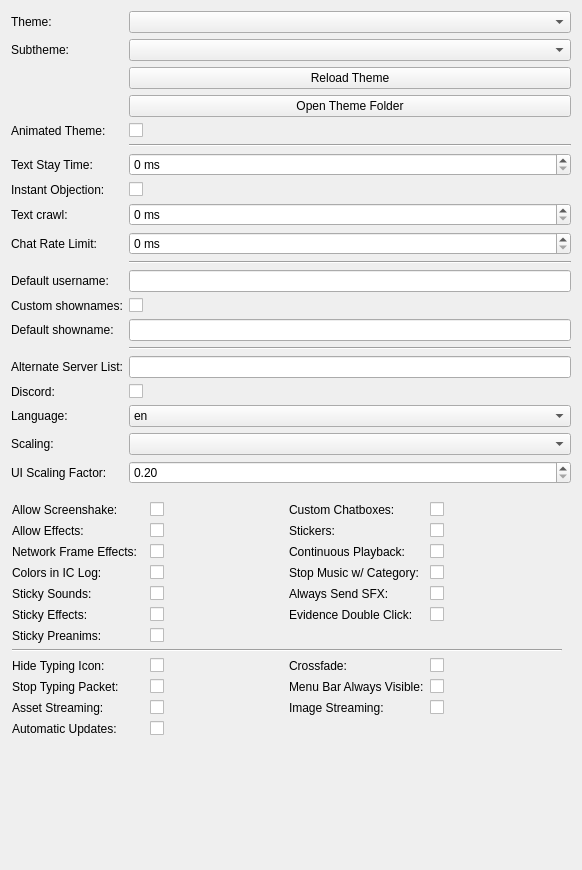
         <widget class="QWidget" name="form_layout_widget">
          <property name="geometry">
           <rect>
            <x>0</x>
            <y>0</y>
            <width>582</width>
            <height>870</height>
           </rect>
          </property>
          <layout class="QFormLayout" name="formLayout">
           <item row="0" column="0">
            <widget class="QLabel" name="theme_label">
             <property name="toolTip">
              <string>Sets the theme used in-game. If the new theme changes the lobby's look as well, you'll need to reload the Lobby for the changes to take effect, such as by joining a server and leaving it.</string>
             </property>
             <property name="text">
              <string>Theme:</string>
             </property>
            </widget>
           </item>
           <item row="0" column="1">
            <widget class="QComboBox" name="theme_combobox"/>
           </item>
           <item row="1" column="0">
            <widget class="QLabel" name="subtheme_label">
             <property name="toolTip">
              <string>Sets a 'subtheme', which will stack on top of the current theme and replace anything it can. Keep it at 'server' to let the server decide. Keep it at 'default' to keep it unchanging.</string>
             </property>
             <property name="text">
              <string>Subtheme:</string>
             </property>
            </widget>
           </item>
           <item row="1" column="1">
            <widget class="QComboBox" name="subtheme_combobox"/>
           </item>
           <item row="2" column="1">
            <widget class="QPushButton" name="theme_reload_button">
             <property name="toolTip">
              <string>Refresh the theme and update all of the ui elements to match.</string>
             </property>
             <property name="text">
              <string>Reload Theme</string>
             </property>
            </widget>
           </item>
           <item row="3" column="1">
            <widget class="QPushButton" name="theme_folder_button">
             <property name="toolTip">
              <string>Open the theme folder of the currently selected theme.</string>
             </property>
             <property name="text">
              <string>Open Theme Folder</string>
             </property>
            </widget>
           </item>
           <item row="4" column="0">
            <widget class="QLabel" name="animated_theme_lbl">
             <property name="toolTip">
              <string>If ticked, themes will be allowed to have animated elements.</string>
             </property>
             <property name="text">
              <string>Animated Theme:</string>
             </property>
            </widget>
           </item>
           <item row="4" column="1">
            <widget class="QCheckBox" name="animated_theme_cb">
             <property name="text">
              <string/>
             </property>
            </widget>
           </item>
           <item row="5" column="1">
            <widget class="QFrame" name="theme_log_divider">
             <property name="frameShape">
              <enum>QFrame::Shape::HLine</enum>
             </property>
             <property name="frameShadow">
              <enum>QFrame::Shadow::Sunken</enum>
             </property>
            </widget>
           </item>
           <item row="6" column="0">
            <widget class="QLabel" name="stay_time_lbl">
             <property name="toolTip">
              <string>Minimum amount of time (in miliseconds) an IC message must stay on screen before the next IC message is shown, acting as a 'queue'. Set to 0 to disable this behavior.</string>
             </property>
             <property name="text">
              <string>Text Stay Time:</string>
             </property>
            </widget>
           </item>
           <item row="6" column="1">
            <widget class="QSpinBox" name="stay_time_spinbox">
             <property name="suffix">
              <string> ms</string>
             </property>
             <property name="maximum">
              <number>10000</number>
             </property>
            </widget>
           </item>
           <item row="7" column="0">
            <widget class="QLabel" name="instant_objection_lbl">
             <property name="text">
              <string>Instant Objection:</string>
             </property>
            </widget>
           </item>
           <item row="7" column="1">
            <widget class="QCheckBox" name="instant_objection_cb">
             <property name="text">
              <string/>
             </property>
            </widget>
           </item>
           <item row="8" column="0">
            <widget class="QLabel" name="text_crawl_lbl">
             <property name="toolTip">
              <string>Amount of time (in miliseconds) spent on each letter when the in-character text is being displayed.</string>
             </property>
             <property name="text">
              <string>Text crawl:</string>
             </property>
            </widget>
           </item>
           <item row="8" column="1">
            <widget class="QSpinBox" name="text_crawl_spinbox">
             <property name="suffix">
              <string> ms</string>
             </property>
             <property name="maximum">
              <number>500</number>
             </property>
            </widget>
           </item>
           <item row="9" column="0">
            <widget class="QLabel" name="chat_ratelimit_lbl">
             <property name="text">
              <string>Chat Rate Limit:</string>
             </property>
             <property name="textFormat">
              <enum>Qt::TextFormat::AutoText</enum>
             </property>
            </widget>
           </item>
           <item row="9" column="1">
            <widget class="QSpinBox" name="chat_ratelimit_spinbox">
             <property name="suffix">
              <string> ms</string>
             </property>
             <property name="maximum">
              <number>5000</number>
             </property>
            </widget>
           </item>
           <item row="10" column="1">
            <widget class="QFrame" name="log_names_divider">
             <property name="frameShape">
              <enum>QFrame::Shape::HLine</enum>
             </property>
             <property name="frameShadow">
              <enum>QFrame::Shadow::Sunken</enum>
             </property>
            </widget>
           </item>
           <item row="11" column="0">
            <widget class="QLabel" name="username_lbl">
             <property name="toolTip">
              <string>Your OOC name will be automatically set to this value when you join a server.</string>
             </property>
             <property name="text">
              <string>Default username:</string>
             </property>
            </widget>
           </item>
           <item row="11" column="1">
            <widget class="QLineEdit" name="username_textbox">
             <property name="maxLength">
              <number>30</number>
             </property>
            </widget>
           </item>
           <item row="12" column="0">
            <widget class="QLabel" name="showname_lbl">
             <property name="toolTip">
              <string>Gives the default value for the in-game 'Custom shownames' tickbox, which in turn determines whether the client should display custom in-character names.</string>
             </property>
             <property name="text">
              <string>Custom shownames:</string>
             </property>
            </widget>
           </item>
           <item row="12" column="1">
            <widget class="QCheckBox" name="showname_cb">
             <property name="text">
              <string/>
             </property>
            </widget>
           </item>
           <item row="13" column="0">
            <widget class="QLabel" name="default_showname_lbl">
             <property name="toolTip">
              <string>Your showname will be automatically set to this value when you join a server.</string>
             </property>
             <property name="text">
              <string>Default showname:</string>
             </property>
            </widget>
           </item>
           <item row="13" column="1">
            <widget class="QLineEdit" name="default_showname_textbox"/>
           </item>
           <item row="14" column="1">
            <widget class="QFrame" name="net_divider">
             <property name="frameShape">
              <enum>QFrame::Shape::HLine</enum>
             </property>
             <property name="frameShadow">
              <enum>QFrame::Shadow::Sunken</enum>
             </property>
            </widget>
           </item>
           <item row="15" column="0">
            <widget class="QLabel" name="ms_lbl">
             <property name="toolTip">
              <string>Overrides the base URL to retrieve server information from.</string>
             </property>
             <property name="text">
              <string>Alternate Server List:</string>
             </property>
            </widget>
           </item>
           <item row="15" column="1">
            <widget class="QLineEdit" name="ms_textbox"/>
           </item>
           <item row="16" column="0">
            <widget class="QLabel" name="discord_lbl">
             <property name="toolTip">
              <string>Allows others on Discord to see what server you are in, what character are you playing, and how long you have been playing for.</string>
             </property>
             <property name="text">
              <string>Discord:</string>
             </property>
            </widget>
           </item>
           <item row="16" column="1">
            <widget class="QCheckBox" name="discord_cb">
             <property name="text">
              <string/>
             </property>
            </widget>
           </item>
           <item row="17" column="0">
            <widget class="QLabel" name="language_label">
             <property name="toolTip">
              <string>Sets the language if you don't want to use your system language.</string>
             </property>
             <property name="text">
              <string>Language:</string>
             </property>
            </widget>
           </item>
           <item row="17" column="1">
            <widget class="QComboBox" name="language_combobox">
             <item>
              <property name="text">
               <string>en</string>
              </property>
             </item>
             <item>
              <property name="text">
               <string>de</string>
              </property>
             </item>
             <item>
              <property name="text">
               <string>es</string>
              </property>
             </item>
             <item>
              <property name="text">
               <string>pt</string>
              </property>
             </item>
             <item>
              <property name="text">
               <string>pl</string>
              </property>
             </item>
             <item>
              <property name="text">
               <string>jp</string>
              </property>
             </item>
             <item>
              <property name="text">
               <string>ru</string>
              </property>
             </item>
            </widget>
           </item>
           <item row="18" column="0">
            <widget class="QLabel" name="scaling_label">
             <property name="toolTip">
              <string>Sets the default scaling method, if there is not one already defined specifically for the character.</string>
             </property>
             <property name="text">
              <string>Scaling:</string>
             </property>
            </widget>
           </item>
           <item row="18" column="1">
            <widget class="QComboBox" name="scaling_combobox">
             <property name="contextMenuPolicy">
              <enum>Qt::ContextMenuPolicy::CustomContextMenu</enum>
             </property>
            </widget>
           </item>
           <item row="20" column="0" colspan="2">
            <spacer name="verticalSpacer_3">
             <property name="orientation">
              <enum>Qt::Orientation::Vertical</enum>
             </property>
             <property name="sizeType">
              <enum>QSizePolicy::Policy::Fixed</enum>
             </property>
             <property name="sizeHint" stdset="0">
              <size>
               <width>20</width>
               <height>5</height>
              </size>
             </property>
            </spacer>
           </item>
           <item row="21" column="0" colspan="2">
            <widget class="QWidget" name="gridWidget" native="true">
             <layout class="QGridLayout" name="checkboxLayout">
              <property name="sizeConstraint">
               <enum>QLayout::SizeConstraint::SetDefaultConstraint</enum>
              </property>
              <property name="leftMargin">
               <number>1</number>
              </property>
              <property name="topMargin">
               <number>1</number>
              </property>
              <item row="2" column="1">
               <widget class="QCheckBox" name="framenetwork_cb">
                <property name="text">
                 <string/>
                </property>
               </widget>
              </item>
              <item row="5" column="3">
               <widget class="QCheckBox" name="evidence_double_click_cb">
                <property name="text">
                 <string/>
                </property>
               </widget>
              </item>
              <item row="4" column="0">
               <widget class="QLabel" name="stickysounds_lbl">
                <property name="toolTip">
                 <string>Turn this on to prevent the sound dropdown from clearing the sound after playing it.</string>
                </property>
                <property name="text">
                 <string>Sticky Sounds:</string>
                </property>
               </widget>
              </item>
              <item row="9" column="2">
               <widget class="QLabel" name="menu_bar_visible_btn_lbl">
                <property name="toolTip">
                 <string>If checked, the menu bar will always stay visible.</string>
                </property>
                <property name="text">
                 <string>Menu Bar Always Visible:</string>
                </property>
               </widget>
              </item>
              <item row="11" column="0">
               <widget class="QLabel" name="auto_updates_lbl">
                <property name="toolTip">
                 <string>Whether to enable automatic updates for the program.</string>
                </property>
                <property name="text">
                 <string>Automatic Updates:</string>
                </property>
               </widget>
              </item>
              <item row="2" column="3">
               <widget class="QCheckBox" name="continuous_cb">
                <property name="text">
                 <string/>
                </property>
               </widget>
              </item>
              <item row="8" column="0">
               <widget class="QLabel" name="hide_typing_lbl">
                <property name="toolTip">
                 <string>Hides the Typing Icon. You won't see others typing, but they will still see you.</string>
                </property>
                <property name="text">
                 <string>Hide Typing Icon:</string>
                </property>
               </widget>
              </item>
              <item row="7" column="0" colspan="4">
               <widget class="Line" name="line">
                <property name="orientation">
                 <enum>Qt::Orientation::Horizontal</enum>
                </property>
               </widget>
              </item>
              <item row="10" column="3">
               <widget class="QCheckBox" name="image_streaming_cb">
                <property name="text">
                 <string/>
                </property>
               </widget>
              </item>
              <item row="9" column="1">
               <widget class="QCheckBox" name="stop_typing_cb">
                <property name="text">
                 <string/>
                </property>
               </widget>
              </item>
              <item row="0" column="3">
               <widget class="QCheckBox" name="customchat_cb">
                <property name="text">
                 <string/>
                </property>
               </widget>
              </item>
              <item row="8" column="2">
               <widget class="QLabel" name="crossfade_lbl">
                <property name="toolTip">
                 <string>Disabling this will turn off the crossfade between sprites.</string>
                </property>
                <property name="text">
                 <string>Crossfade:</string>
                </property>
               </widget>
              </item>
              <item row="3" column="3">
               <widget class="QCheckBox" name="category_stop_cb">
                <property name="text">
                 <string/>
                </property>
               </widget>
              </item>
              <item row="0" column="0">
               <widget class="QLabel" name="shake_lbl">
                <property name="toolTip">
                 <string>Allows screenshaking. Disable this if you have concerns or issues with photosensitivity and/or seizures.</string>
                </property>
                <property name="text">
                 <string>Allow Screenshake:</string>
                </property>
               </widget>
              </item>
              <item row="1" column="3">
               <widget class="QCheckBox" name="sticker_cb">
                <property name="text">
                 <string/>
                </property>
               </widget>
              </item>
              <item row="6" column="1">
               <widget class="QCheckBox" name="stickypres_cb">
                <property name="text">
                 <string/>
                </property>
               </widget>
              </item>
              <item row="3" column="0">
               <widget class="QLabel" name="colorlog_lbl">
                <property name="toolTip">
                 <string>Use the markup colors in the server IC chatlog.</string>
                </property>
                <property name="text">
                 <string>Colors in IC Log:</string>
                </property>
               </widget>
              </item>
              <item row="4" column="3">
               <widget class="QCheckBox" name="sfx_on_idle_cb">
                <property name="text">
                 <string/>
                </property>
               </widget>
              </item>
              <item row="1" column="2">
               <widget class="QLabel" name="sticker_lbl">
                <property name="toolTip">
                 <string>Turn this on to allow characters to define their own stickers (unique images that show up over the chatbox - like avatars or shownames).</string>
                </property>
                <property name="text">
                 <string>Stickers:</string>
                </property>
               </widget>
              </item>
              <item row="1" column="1">
               <widget class="QCheckBox" name="effects_cb">
                <property name="text">
                 <string/>
                </property>
               </widget>
              </item>
              <item row="0" column="1">
               <widget class="QCheckBox" name="shake_cb">
                <property name="text">
                 <string/>
                </property>
               </widget>
              </item>
              <item row="6" column="0">
               <widget class="QLabel" name="stickypres_lbl">
                <property name="toolTip">
                 <string>Turn this on to prevent preanimation checkbox from clearing after playing the emote.</string>
                </property>
                <property name="text">
                 <string>Sticky Preanims:</string>
                </property>
               </widget>
              </item>
              <item row="4" column="1">
               <widget class="QCheckBox" name="stickysounds_cb">
                <property name="text">
                 <string/>
                </property>
               </widget>
              </item>
              <item row="8" column="1">
               <widget class="QCheckBox" name="hide_typing_cb">
                <property name="text">
                 <string/>
                </property>
               </widget>
              </item>
              <item row="9" column="3">
               <widget class="QCheckBox" name="menu_bar_visible_btn_cb">
                <property name="text">
                 <string/>
                </property>
               </widget>
              </item>
              <item row="0" column="2">
               <widget class="QLabel" name="customchat_lbl">
                <property name="toolTip">
                 <string>Turn this on to allow characters to define their own custom chat box designs.</string>
                </property>
                <property name="text">
                 <string>Custom Chatboxes:</string>
                </property>
               </widget>
              </item>
              <item row="3" column="1">
               <widget class="QCheckBox" name="colorlog_cb">
                <property name="text">
                 <string/>
                </property>
               </widget>
              </item>
              <item row="2" column="2">
               <widget class="QLabel" name="continuous_lbl">
                <property name="toolTip">
                 <string>Whether or not to resume playing animations from where they left off. Turning off might reduce lag.</string>
                </property>
                <property name="text">
                 <string>Continuous Playback:</string>
                </property>
               </widget>
              </item>
              <item row="3" column="2">
               <widget class="QLabel" name="category_stop_lbl">
                <property name="toolTip">
                 <string>Stop music when double-clicking a category. If this is disabled, use the right-click context menu to stop music.</string>
                </property>
                <property name="text">
                 <string>Stop Music w/ Category:</string>
                </property>
               </widget>
              </item>
              <item row="5" column="2">
               <widget class="QLabel" name="evidence_double_click_lbl">
                <property name="toolTip">
                 <string>If ticked, Evidence needs a double-click to view rather than a single click.</string>
                </property>
                <property name="text">
                 <string>Evidence Double Click:</string>
                </property>
               </widget>
              </item>
              <item row="1" column="0">
               <widget class="QLabel" name="effects_lbl">
                <property name="toolTip">
                 <string>Allows screen effects. Disable this if you have concerns or issues with photosensitivity and/or seizures.</string>
                </property>
                <property name="text">
                 <string>Allow Effects:</string>
                </property>
               </widget>
              </item>
              <item row="5" column="1">
               <widget class="QCheckBox" name="stickyeffects_cb">
                <property name="text">
                 <string/>
                </property>
               </widget>
              </item>
              <item row="5" column="0">
               <widget class="QLabel" name="stickyeffects_lbl">
                <property name="toolTip">
                 <string>Turn this on to prevent the effects dropdown from clearing the effect after playing it.</string>
                </property>
                <property name="text">
                 <string>Sticky Effects:</string>
                </property>
               </widget>
              </item>
              <item row="8" column="3">
               <widget class="QCheckBox" name="crossfade_cb">
                <property name="text">
                 <string/>
                </property>
               </widget>
              </item>
              <item row="11" column="1">
               <widget class="QCheckBox" name="auto_updates_cb">
                <property name="text">
                 <string/>
                </property>
               </widget>
              </item>
              <item row="10" column="1">
               <widget class="QCheckBox" name="asset_streaming_cb">
                <property name="text">
                 <string/>
                </property>
               </widget>
              </item>
              <item row="4" column="2">
               <widget class="QLabel" name="sfx_on_idle_lbl">
                <property name="toolTip">
                 <string>If the SFX dropdown has an SFX selected, send the custom SFX alongside the message even if Preanim is OFF.</string>
                </property>
                <property name="text">
                 <string>Always Send SFX:</string>
                </property>
               </widget>
              </item>
              <item row="2" column="0">
               <widget class="QLabel" name="framenetwork_lbl">
                <property name="toolTip">
                 <string>Send screen-shaking, flashes and sounds as defined in the char.ini over the network. Only works for servers that support this functionality.</string>
                </property>
                <property name="text">
                 <string>Network Frame Effects:</string>
                </property>
               </widget>
              </item>
              <item row="10" column="2">
               <widget class="QLabel" name="image_streaming_lbl">
                <property name="toolTip">
                 <string>Unused. Disables remote images from showing in your IC.</string>
                </property>
                <property name="text">
                 <string>Image Streaming:</string>
                </property>
               </widget>
              </item>
              <item row="9" column="0">
               <widget class="QLabel" name="stop_typing_lbl">
                <property name="toolTip">
                 <string>If you check this, others won't see your Typing Icon.</string>
                </property>
                <property name="text">
                 <string>Stop Typing Packet:</string>
                </property>
               </widget>
              </item>
              <item row="10" column="0">
               <widget class="QLabel" name="asset_streaming_lbl">
                <property name="toolTip">
                 <string>Allows Asset Streaming, mostly for characters.</string>
                </property>
                <property name="text">
                 <string>Asset Streaming:</string>
                </property>
               </widget>
              </item>
             </layout>
            </widget>
           </item>
           <item row="19" column="0">
            <widget class="QLabel" name="theme_scaling_factor_lbl">
             <property name="toolTip">
              <string>The factor by which to scale the size of the UI</string>
             </property>
             <property name="text">
              <string>UI Scaling Factor:</string>
             </property>
            </widget>
           </item>
           <item row="19" column="1">
            <widget class="QDoubleSpinBox" name="theme_scaling_factor_sb">
             <property name="minimum">
              <double>0.200000000000000</double>
             </property>
             <property name="maximum">
              <double>10.000000000000000</double>
             </property>
             <property name="singleStep">
              <double>0.010000000000000</double>
             </property>
            </widget>
           </item>
          </layout>
         </widget>
